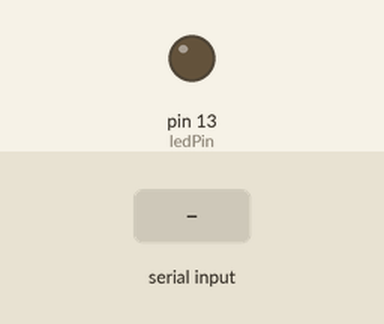
Simulated run of this sketch. Board: Arduino Uno, built with avr-gcc and run on an emulated ATmega328P. On the bench: output pins drawn as LEDs (lit = HIGH). The test bench sets the inputs (shaded band).

Above: at 1.2 s.
1.3 s: "1" received over Serial
At 1.7 s:
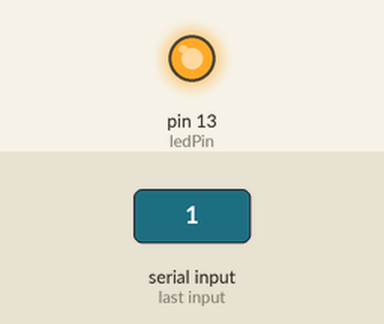
2.8 s: "0" received over Serial
At 4.1 s:
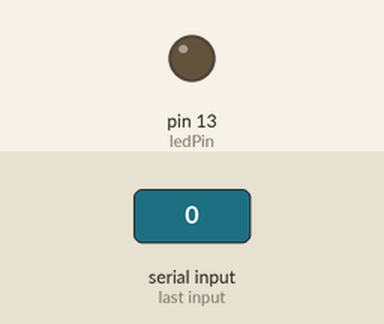
Timing chart, 0 to 5.8 s (numbered marks = the images above; inputs shaded):
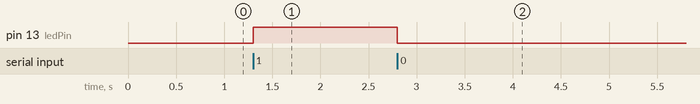

The sketch:

receiver.ino
```cpp
int ledPin = 13;  // Pin number for the LED

void setup() {
  Serial.begin(9600);       // Initialize the serial communication at a baud rate of 9600
  pinMode(ledPin, OUTPUT);  // Set the pin for the LED as an output
}

void loop() {
  if (Serial.available() > 0) {  // Check if there is data available to read from the serial communication
    char receivedData = Serial.read();  // Read the received data from the serial communication and store it in a variable

    // Check if the received data is '1' (indicating the request to turn on the LED)
    if (receivedData == '1') {
      digitalWrite(ledPin, HIGH);  // Turn on the LED by setting the pin to HIGH
    }
    // Check if the received data is '0' (indicating the request to turn off the LED)
    else if (receivedData == '0') {
      digitalWrite(ledPin, LOW);   // Turn off the LED by setting the pin to LOW
    }
  }
}
```

Measured:
- after the input at 1.3 s, pin 13 (ledPin): LOW → HIGH at once
- after the input at 2.8 s, pin 13 (ledPin): HIGH → LOW at once
